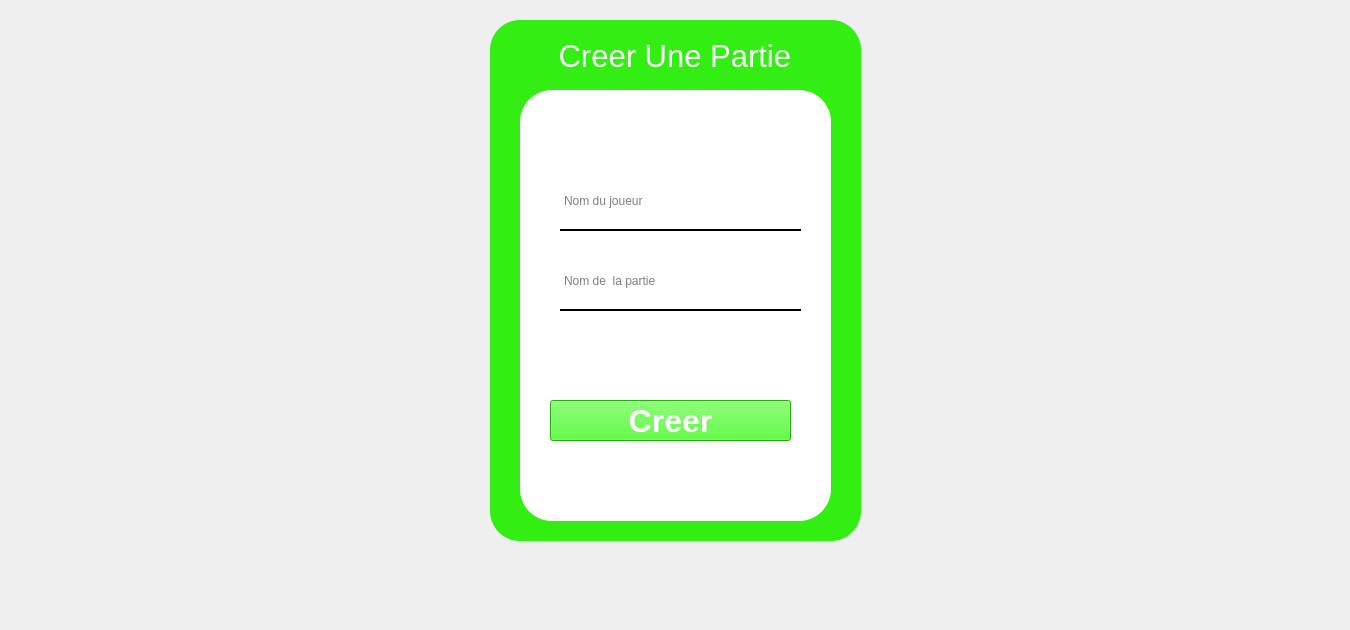
    <widget class="QWidget" name="interface_enreg_partie">
     <widget class="QLabel" name="label">
      <property name="geometry">
       <rect>
        <x>490</x>
        <y>20</y>
        <width>371</width>
        <height>521</height>
       </rect>
      </property>
      <property name="styleSheet">
       <string notr="true">border-radius: 30px;
background-color: rgb(50, 238, 19);
</string>
      </property>
      <property name="text">
       <string/>
      </property>
     </widget>
     <widget class="QLabel" name="label_3">
      <property name="geometry">
       <rect>
        <x>520</x>
        <y>90</y>
        <width>311</width>
        <height>431</height>
       </rect>
      </property>
      <property name="toolTip">
       <string notr="true"/>
      </property>
      <property name="layoutDirection">
       <enum>Qt::LeftToRight</enum>
      </property>
      <property name="styleSheet">
       <string notr="true">background-color: white;
border-radius: 32px;</string>
      </property>
      <property name="text">
       <string/>
      </property>
     </widget>
     <widget class="QTextEdit" name="mdp_partie">
      <property name="enabled">
       <bool>true</bool>
      </property>
      <property name="geometry">
       <rect>
        <x>560</x>
        <y>190</y>
        <width>241</width>
        <height>41</height>
       </rect>
      </property>
      <property name="styleSheet">
       <string notr="true">background-color: rgbb(0, 0, 0, 0);
border: none;
border-bottom: 2px solid black;
color: black;
padding-bottom: 7px;</string>
      </property>
      <property name="inputMethodHints">
       <set>Qt::ImhMultiLine</set>
      </property>
      <property name="frameShape">
       <enum>QFrame::NoFrame</enum>
      </property>
      <property name="textInteractionFlags">
       <set>Qt::TextEditorInteraction</set>
      </property>
      <property name="placeholderText">
       <string>Nom du joueur</string>
      </property>
     </widget>
     <widget class="QPushButton" name="appuyer_et_creer">
      <property name="geometry">
       <rect>
        <x>550</x>
        <y>400</y>
        <width>241</width>
        <height>41</height>
       </rect>
      </property>
      <property name="font">
       <font>
        <pointsize>24</pointsize>
        <weight>75</weight>
        <italic>false</italic>
        <bold>true</bold>
        <strikeout>false</strikeout>
       </font>
      </property>
      <property name="styleSheet">
       <string notr="true">background-color: rgb(50, 238, 19);
color: rgb(255, 255, 255);</string>
      </property>
      <property name="text">
       <string>Creer</string>
      </property>
     </widget>
     <widget class="QLabel" name="titre_creer_la_partie">
      <property name="geometry">
       <rect>
        <x>550</x>
        <y>40</y>
        <width>251</width>
        <height>31</height>
       </rect>
      </property>
      <property name="font">
       <font>
        <family>Ubuntu</family>
        <pointsize>23</pointsize>
        <weight>50</weight>
        <italic>false</italic>
        <bold>false</bold>
       </font>
      </property>
      <property name="styleSheet">
       <string notr="true">color: rgb(255, 255, 255);
font: 23pt &quot;Ubuntu&quot;;</string>
      </property>
      <property name="text">
       <string> Creer Une Partie</string>
      </property>
     </widget>
     <widget class="QTextEdit" name="nom_partie">
      <property name="geometry">
       <rect>
        <x>560</x>
        <y>270</y>
        <width>241</width>
        <height>41</height>
       </rect>
      </property>
      <property name="font">
       <font>
        <stylestrategy>PreferDefault</stylestrategy>
       </font>
      </property>
      <property name="styleSheet">
       <string notr="true">background-color: rgbb(0, 0, 0, 0);
border: none;
border-bottom: 2px solid black;
color: black;
padding-bottom: 7px;</string>
      </property>
      <property name="inputMethodHints">
       <set>Qt::ImhMultiLine</set>
      </property>
      <property name="frameShape">
       <enum>QFrame::NoFrame</enum>
      </property>
      <property name="textInteractionFlags">
       <set>Qt::TextEditorInteraction</set>
      </property>
      <property name="placeholderText">
       <string>Nom de  la partie</string>
      </property>
     </widget>
     <widget class="QLabel" name="label_53">
      <property name="geometry">
       <rect>
        <x>30</x>
        <y>0</y>
        <width>1311</width>
        <height>621</height>
       </rect>
      </property>
      <property name="styleSheet">
       <string notr="true">background-image: url(:/images/backg.jpg);</string>
      </property>
      <property name="text">
       <string/>
      </property>
     </widget>
     <zorder>label_53</zorder>
     <zorder>label</zorder>
     <zorder>label_3</zorder>
     <zorder>mdp_partie</zorder>
     <zorder>appuyer_et_creer</zorder>
     <zorder>titre_creer_la_partie</zorder>
     <zorder>nom_partie</zorder>
    </widget>
